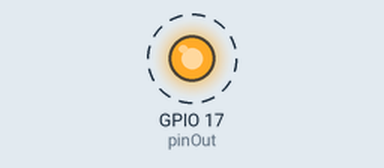
This program was run on a simulated Raspberry Pi (BCM pin numbers). Parts: output pins drawn as LEDs (lit = HIGH). Dashed ring = blinking. What the program prints to the terminal is not drawn. At 5.0 s the program stops and its outputs stay as they are.

Above: at 0.2 s.
Timing chart, 0 to 3.0 s (numbered marks = the images above):
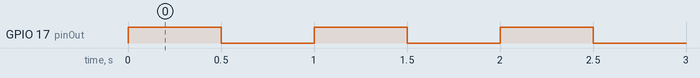

Measured:
- by itself, GPIO 17 (pinOut): alternates HIGH for 0.50 s and LOW for 0.50 s, 10 changes in all, then stays LOW

The program:

01-blink.py
```python
import RPi.GPIO as GPIO
import time

# Run `gpio readall` to confirm BCM pin number(s)
pinOut = 17	# LED

GPIO.setmode(GPIO.BCM)
GPIO.setwarnings(False)
GPIO.setup(pinOut, GPIO.OUT)

def blink(pin):
  GPIO.output(pin,GPIO.HIGH)
  time.sleep(0.5)
  GPIO.output(pin,GPIO.LOW)
  time.sleep(0.5)
  return

try:
  for i in range(0,5):
    blink(pinOut)
finally:
  GPIO.cleanup()
  print("\nDone")
```
